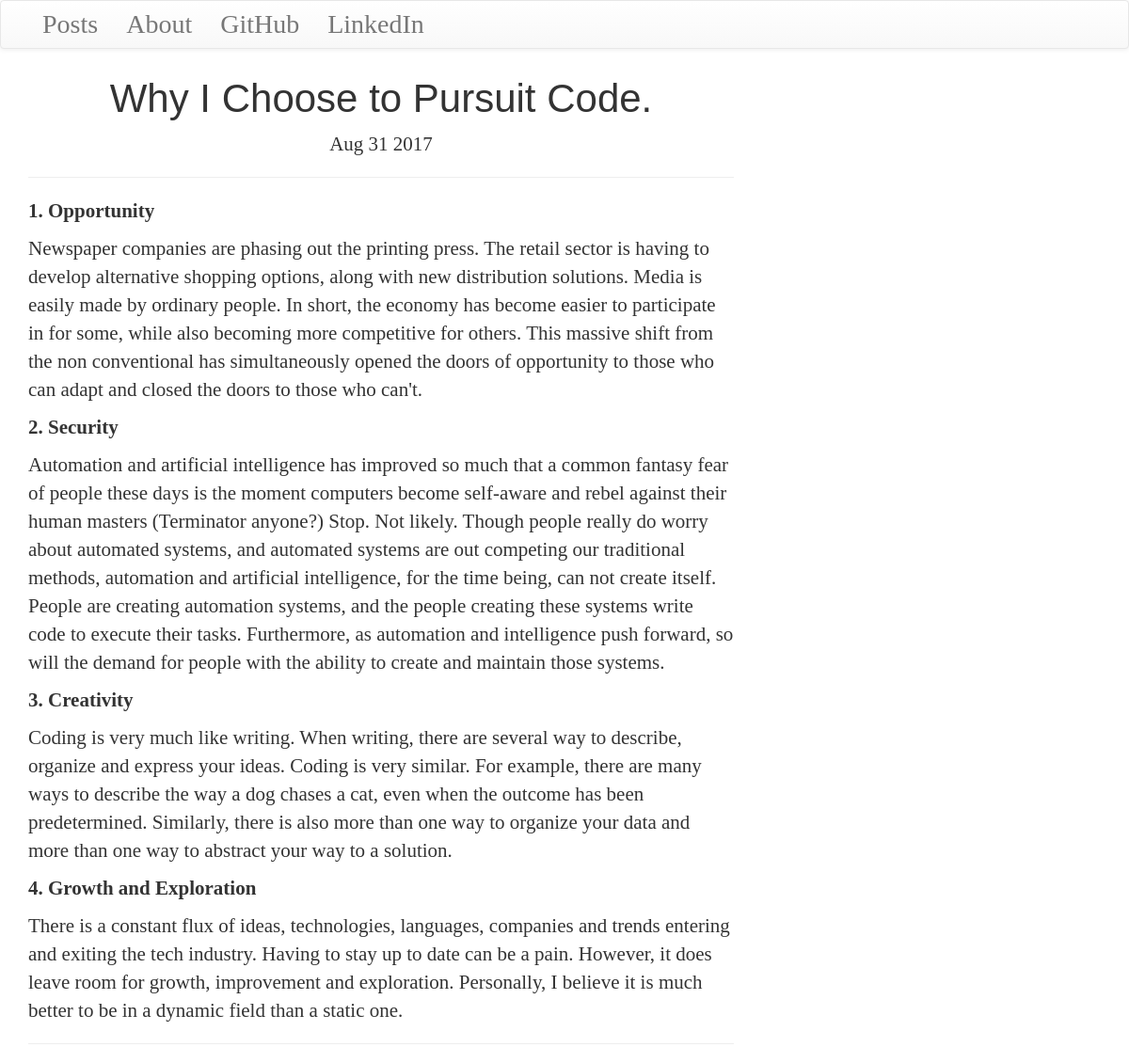
Screenshot of /post/2 with the database file from the repository.
### blog/models.py (models this page shows, shortened)
class Post(models.Model):
    author = models.ForeignKey('auth.User')
    title = models.CharField(max_length = 200)
    text = models.TextField()
    created_date = models.DateTimeField(default = timezone.now)
    published_date = models.DateTimeField(blank = True, null = True)

### blog/views.py (the view)
# urls.py: url(r'^post/(?P<pk>\d+)$',views.PostDetailView.as_view(),name='post_detail'),
class PostDetailView(generic.DetailView):
    model = Post

### blog/templates/blog/post_detail.html (shortened to what this page needs)
{% extends 'blog/base.html' %}
{% block content %}
<h1 class='posttitle'>{{ post.title }}</h1>
{% if post.published_date %}
<div class="date postdate">
  <p>{{ post.published_date|date:'M d Y'}}</p>
</div>
{% else %}
<p><a class='btn btn-default' href="{% url 'post_publish' pk=post.pk %}">Publish</a></p>
{% endif %}
<hr>
<p class='postcontent'>{{ post.text|safe|linebreaksbr }}</p>
<hr>
</div>
{% endblock %}

### blog/static/css/blog.css (style rules this page uses)
.postdate { text-align: center; }
p { font-family: 'georgia'; font-size: 1.5em; }
.posttitle { font-family: 'georgia', sans-serif; font-size: 3em; text-align: center; }
.postcontent { font-family: 'georgia'; font-size: 1.5em; }

### rows the page displays
Post: title "Why I Choose to Pursuit Code.", published_date "Aug 31 2017", text "1. Opportunity Newspaper companies are phasing out the printing press. The retail sector is having to develop alternative shopping options, along with new distribution solutions. Media is easily made by ordinary people. In short, the economy has become easier to participate in for some, while also becoming more competitive for others. This massive shift from the non conventional has simultaneously opened the doors of opportunity to those who can adapt and closed the doors to those who can't. 2. Security Automation and artificial intelligence has improved so much that a common fantasy fear of people these days is the moment computers become self-aware and rebel against their human masters…"
